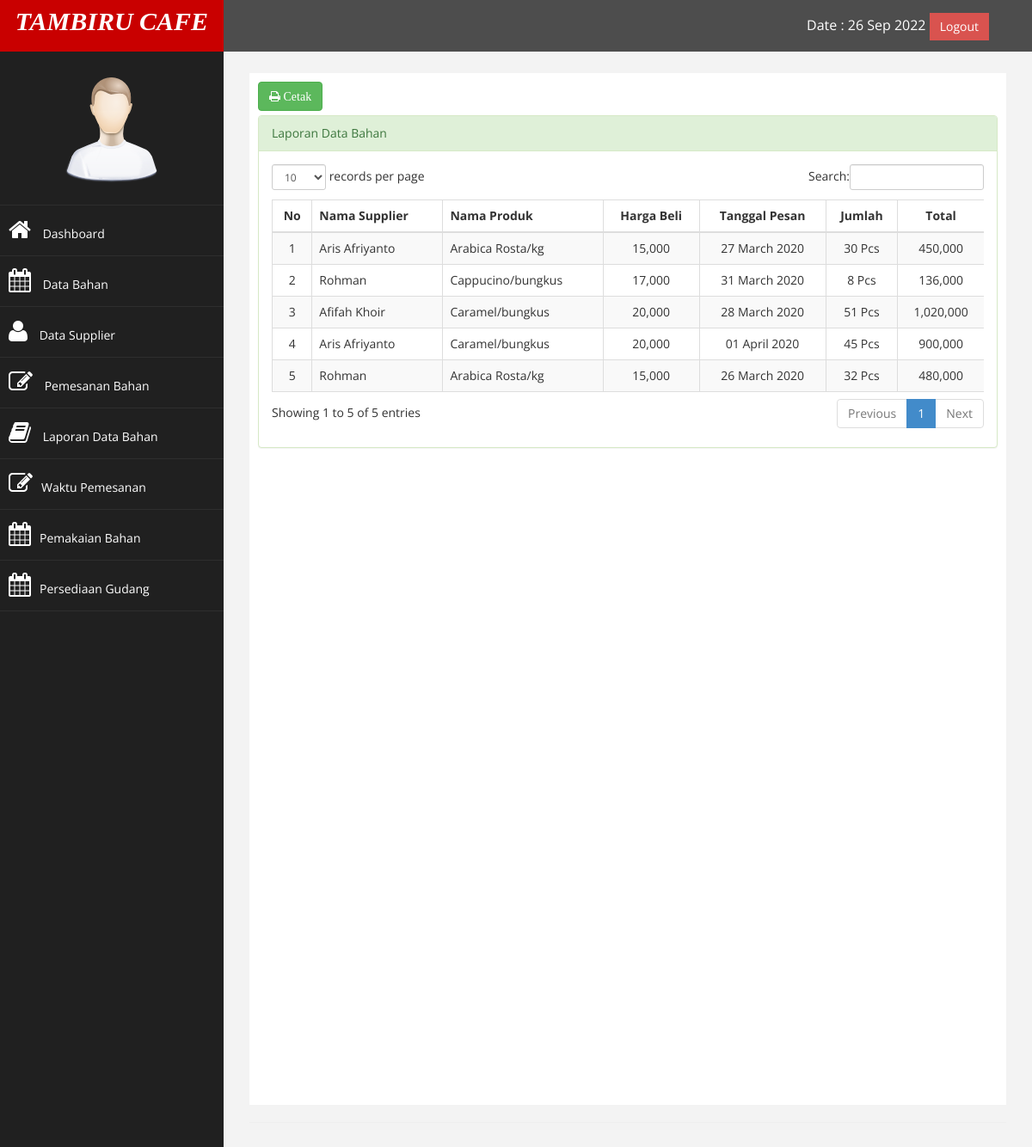
/index.php?page=laporan_data_bahan (signed in), run on the app's committed database.
### tables this page shows
CREATE TABLE `pemesanan_bahan` (
  `id` int(11) NOT NULL,
  `id_pemesanan` varchar(100) NOT NULL,
  `kode_supplier` varchar(100) NOT NULL,
  `nama_supplier` varchar(100) NOT NULL,
  `alamat` varchar(100) NOT NULL,
  `nama_produk` varchar(100) NOT NULL,
  `satuan` enum('kg','buah','bungkus','karung','botol') NOT NULL,
  `harga_beli` varchar(100) NOT NULL,
  `jumlah` int(100) NOT NULL,
  `tanggal_pesan` date NOT NULL,
  `terima` int(11) NOT NULL,
  `belum` int(11) NOT NULL,
  `pakai` int(100) NOT NULL
);

### page/laporan data bahan/laporan_data_bahan.php (the view)
<a href="./laporan/pdf/cetak.php" target="blank" class="btn btn-success" style="margin-bottom: 5px;">
    <i class="fa fa-print "> Cetak</i>
</a>
<div class="panel panel-success">
    <div class="panel-heading">
    	Laporan Data Bahan
    </div>
    <div class="panel-body">
    <div class="table-responsive">
    	<table class="table table-striped table-bordered table-hover" id="dataTables-example">
           	<thead>
                <tr>
                	<th style="text-align: center">No</th>
                	<th>Nama Supplier</th>
                	<th>Nama Produk</th>
                    <th style="text-align: center;">Harga Beli</th>
                	<th style="text-align: center;">Tanggal Pesan</th>
                	<th style="text-align: center;">Jumlah</th>
                	<th style="text-align: center;">Total</th>
                </tr>
            </thead>
            <tbody>
            		<?php
            			$no = 1;
            			$sql = mysqli_query($conn, "select * from pemesanan_bahan ");
            			while ($data = mysqli_fetch_assoc($sql)) {
                            @$tanggall = (date("d F Y",  strtotime($data['tanggal_pesan'])));
                            @$total = ($data['harga_beli'] * $data['jumlah'] ) ;
            		?>
            	<tr>
            		<td align="center"><?php echo $no++; ?></td>
            		<td><?php echo $data['nama_supplier']; ?></td>
            		<td><?php echo $data['nama_produk']. "/" .$data['satuan']; ?></td>
            		<td align="center"><?php echo number_format($data['harga_beli']); ?></td>
            		<td align="center"><?php echo $tanggall; ?></td>
            		<td align="center"><?php echo $data['jumlah']; ?> Pcs</td>
            		<td align="center"><?php echo number_format($total); ?></td>
            	</tr>
            	<?php
            		}
            	?>
                    </tbody>
                </table>
            </div>
    	</div>
	</div>
</div>

### assets/css/custom.css (style rules this page uses)
body { font-family: 'Open Sans', sans-serif; }

### data on the page
pemesanan_bahan: nama_supplier "Aris Afriyanto", nama_produk "Arabica Rosta", satuan "kg", harga_beli "15,000", tanggal_pesan "27 March 2020", jumlah "30", total "450,000"
pemesanan_bahan: nama_supplier "Rohman", nama_produk "Cappucino", satuan "bungkus", harga_beli "17,000", tanggal_pesan "31 March 2020", jumlah "8", total "136,000"
pemesanan_bahan: nama_supplier "Afifah Khoir", nama_produk "Caramel", satuan "bungkus", harga_beli "20,000", tanggal_pesan "28 March 2020", jumlah "51", total "1,020,000"
pemesanan_bahan: nama_supplier "Aris Afriyanto", nama_produk "Caramel", satuan "bungkus", harga_beli "20,000", tanggal_pesan "01 April 2020", jumlah "45", total "900,000"
pemesanan_bahan: nama_supplier "Rohman", nama_produk "Arabica Rosta", satuan "kg", harga_beli "15,000", tanggal_pesan "26 March 2020", jumlah "32", total "480,000"
